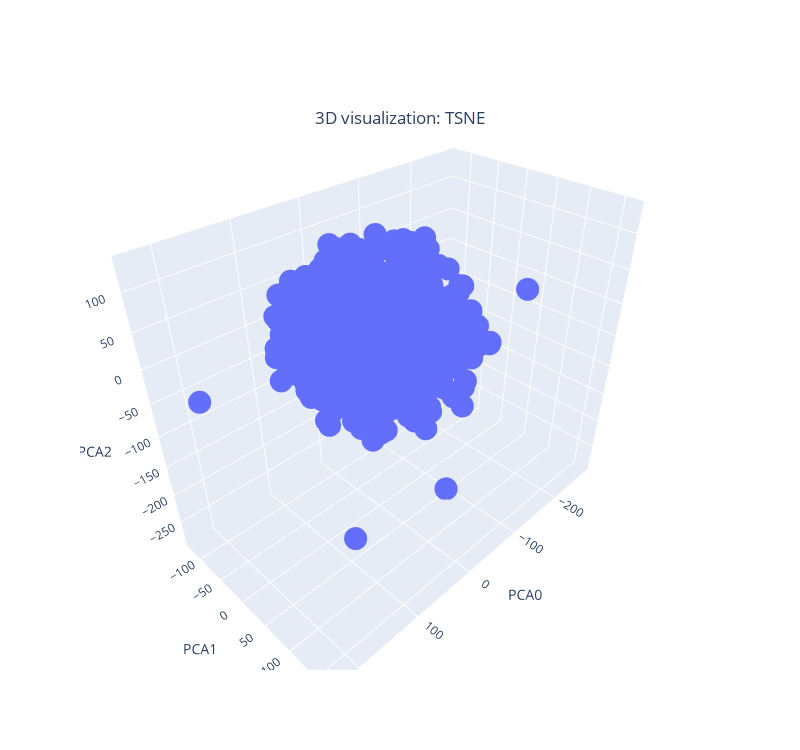

The notebook cell this image was saved under:
### Code cell
plot_3d(technique = 'tsne')

### Figure 1 — Plotly figure (JSON) as saved in the notebook; plotly's stock layout.template omitted (floating-point values rounded to 4 significant figures; data arrays with more than 128 entries replaced by an {"elided": "..."} marker saying what was removed)
{"data": [{"mode": "markers", "type": "scatter3d", "x": {"elided": "528 float values"}, "y": {"elided": "528 float values"}, "z": {"elided": "528 float values"}}], "layout": {"height": 750, "scene": {"xaxis": {"title": {"text": "PCA0"}}, "yaxis": {"title": {"text": "PCA1"}}, "zaxis": {"title": {"text": "PCA2"}}}, "title": {"text": "3D visualization: TSNE", "x": 0.5, "y": 0.85}, "width": 800}}
